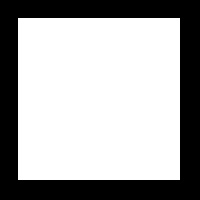
%> input picture Shape1.jpg, 200 x 200 px
$ octave Poisson_2D_FDM.m   (GNU Octave 9; MATLAB toolbox functions it lacks are replaced by stand-ins)
%> lines starting %> are read from the running program, lines starting %| are printed output that depends on the picture; in (x1, y1, x2, y2) boxes, pixels count from 0 and x2, y2 are one past the last pixel; in counts of white or black regions, pixels touching at a corner belong together; the program's own positions count from 1
%Solve 2D Poisson equ with inner and outer boundaries using FDM.
%Boundaries are created via B&W image inputs:
%(region to solve should be painted white)
%outer boundary: Shape1.jpg
%inner boundary: Shape2.jpg
%Dirichlet boundary condition (value) is used.
%Warning: the boundry line should be closed!
%(some details are not explained)

clc
clear
%rectangular canvas: [Lx~Rx,Uy~Dy]
Lx=-1;
Rx=1;
Dy=-1;
Uy=1;
%a point source can be added (q the charge)
xs=0;
ys=0.7;
q=0;
%read the image
i=imread('Shape1.jpg');
%> i is the input picture: size 200x200x3 uint8; min 0, max 255, mean 167.3
%read only the B in RGB
i=i(:,:,1);
%> i: size 200x200 uint8
[ny,nx]=size(i);
%> ny = 200; nx = 200
%pixel coordinates of the point source:
nxs=round((xs-Lx)/(Rx-Lx)*nx);
%> nxs = 100
nys=round((ys-Uy)/(Dy-Uy)*ny);
%> nys = 30
%similarly
j=imread('Shape2.jpg');
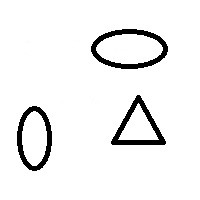
%> input picture Shape2.jpg, 200 x 200 px
%> j is the input picture: size 200x200x3 uint8; min 0, max 255, mean 240.1
j=j(:,:,1);
%> j: size 200x200 uint8
%kind warning:
if max(size(i)-size(j))~=0
    error('Sizes of Two Photos Must be Same!');
end
%array marking the boundary (boundary point: 1, otherwise: 0)
P1=edge(i,'canny');
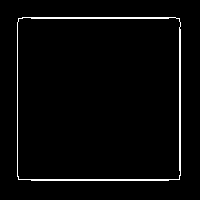
%> P1: size 200x200 logical; 2.7% white in thin lines or dots, all inside (x1, y1, x2, y2) = (17, 17, 181, 181)
%(canny is just one choice to identify the edges)
%sequence number of boundary points:
B1=find(P1==1);
%> B1 = 1065 values from 3423 to 36176
%similarly
P2=edge(j,'canny');
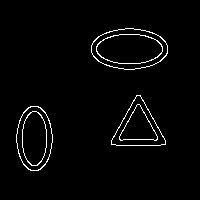
%> P2: size 200x200 logical; 2.4% white in thin lines or dots, all inside (x1, y1, x2, y2) = (16, 28, 168, 171)
B2=find(P2==1);
%> B2 = 976 values from 3335 to 33454

P=P1+P2;
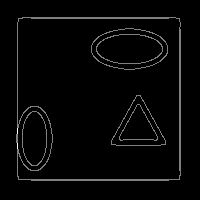
%> P: size 200x200 double; min 0, max 2, mean 0.051; drawn with min black and max white
[y,x]=find(P==1);
%> y = 2017 values from 18 to 181; x = 2017 values from 17 to 181

B=find(P==1);
%> B = 2017 values from 3335 to 36176

%image binarization (black: 0, white: 1)
Q1=imbinarize(i,graythresh(i));
%> Q1: size 200x200 logical; 65.6% white; 1 black region, box (x1, y1, x2, y2) and area: (0, 0, 200, 200) 13756
Q2=imbinarize(j,graythresh(j));
%> Q2: size 200x200 logical; 94.2% white; 3 black regions, box (x1, y1, x2, y2) and area: (91, 29, 168, 69) 859, (111, 95, 166, 145) 749, (17, 106, 52, 171) 721
Q=Q1+Q2-2*P;
%in Q, common black boundary point takes value 0,
%uncommon black boundary point takes value -1,
%uncommon black non-boundary point takes value 1
OQ1=Q+3*Q1;
OQ2=Q+3*Q2;
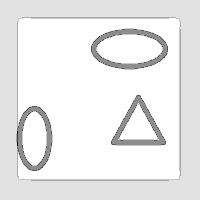
%> OQ2: size 200x200 double; min -4, max 5, mean 4.32; drawn with min black and max white

%now the boundary points:
p=find(Q==2);
%> p = 22917 values from 3623 to 35975
[Y,X]=find(Q==2);
%> Y = 22917 values from 19 to 179; X = 22917 values from 19 to 180

%uncommon black non-boundary points:
p1=find(OQ1==1);
%> p1 = 13148 values from 1 to 40000
p2=find(OQ2==1);
%> p2 = 1906 values from 3729 to 33253

%grid setup:
V1=zeros(size(Q));
Q=V1;%now Q is the grid
%boundary condition:
V1(B1)=1;
V1(B2)=3;
%> V1: size 200x200 double; min 0, max 3, mean 0.0995
V1(p1)=1;
V1(p2)=3;
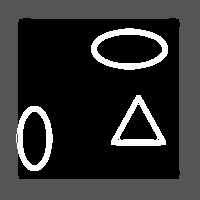
%> V1: size 200x200 double; min 0, max 3, mean 0.571; drawn with min black and max white
V2=V1;
%point source:
Q(nys,nxs)=q;
%> Q: size 200x200 double; every value is 0
%iteration
E=1;%initial value of relative error
w=1.816;%relaxation parameter
er=1e-5;%precession goal
time=0;
%> (the run ends here)
